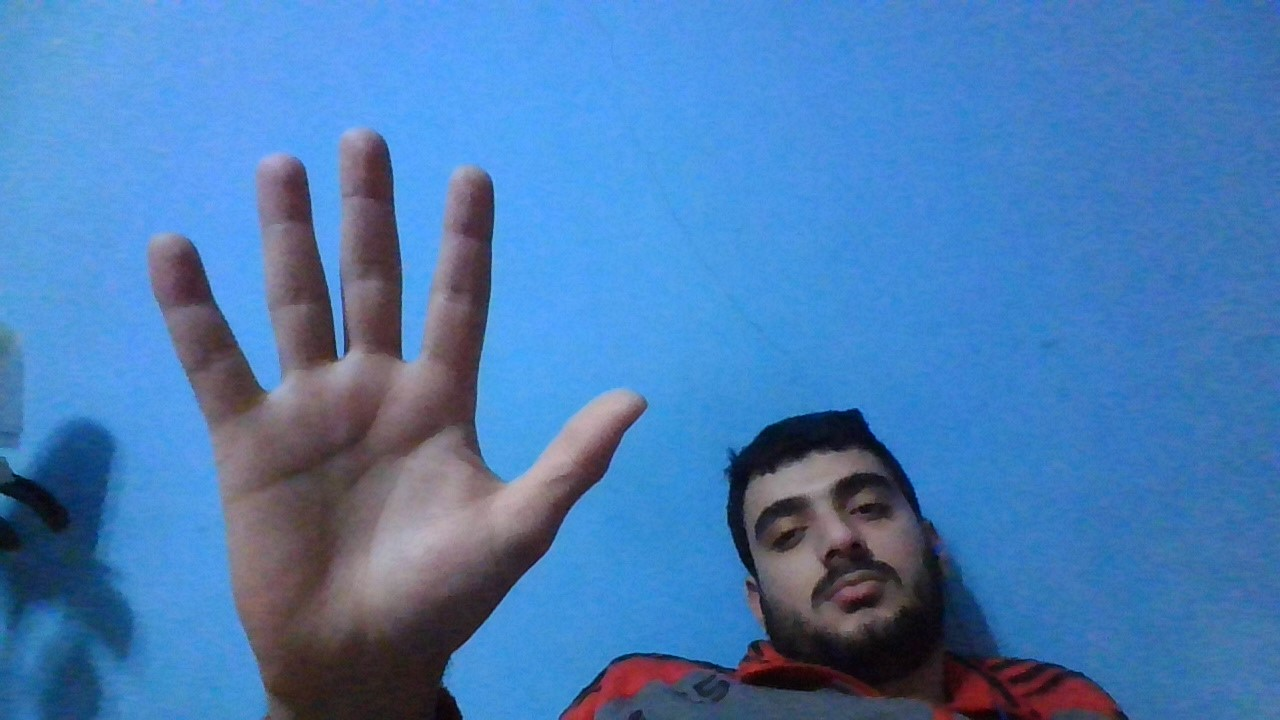
#> input picture src/0.jpg, 1280 x 720 px, found by its file name
$ python toy.py
#> lines starting #> are read from the running program, lines starting #| are printed output that depends on the picture; after the words box and inside, x2 and y2 are one past the last pixel; in counts of white or black regions, pixels touching at a corner belong together
import cv2
import skimage.io as io
import numpy as np

frame = io.imread("./src/0.jpg")
#> frame is the input picture: shape (720, 1280, 3); mean R, G, B 72.7, 123.3, 179.9
tempFrame = cv2.cvtColor(frame, cv2.COLOR_RGB2LAB)
#> tempFrame: shape (720, 1280, 3); mean of channels 0, 1, 2 129.3, 130.7, 94.5


L = tempFrame[:, :, 0]
A = tempFrame[:, :, 1]
B = tempFrame[:, :, 2]


h_deg = np.arctan(B / A) * 180 / np.pi
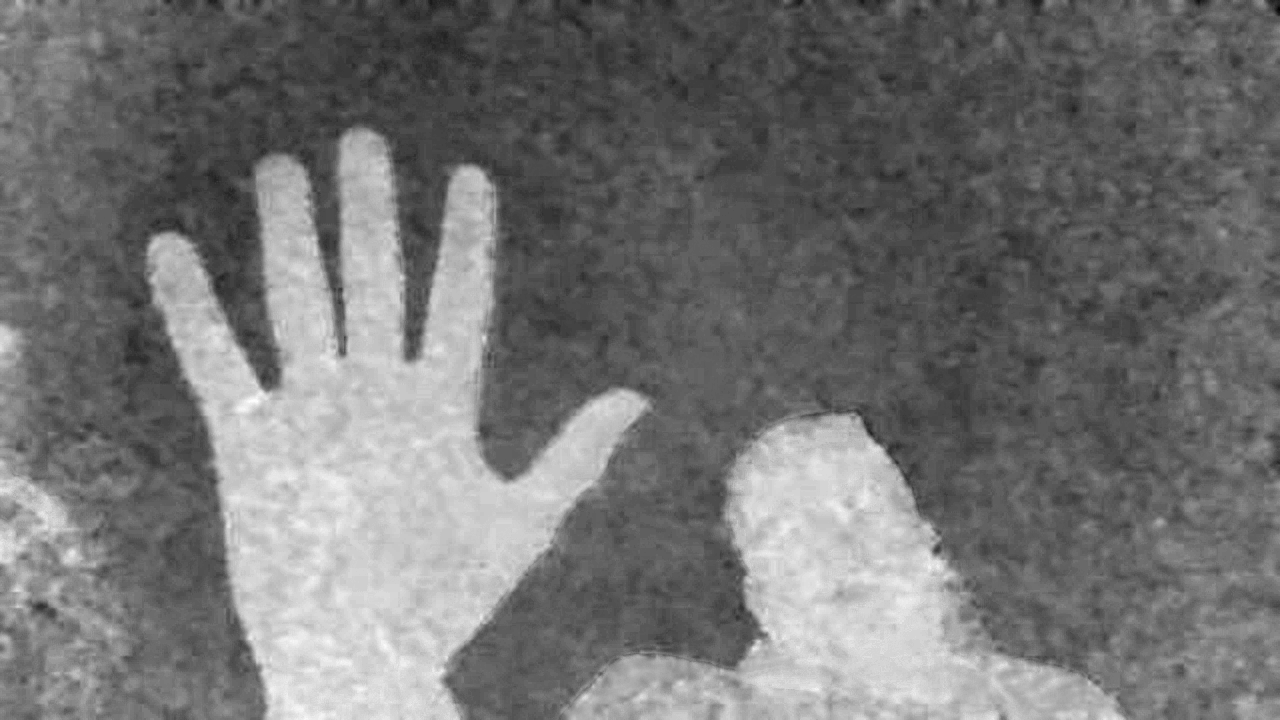
#> h_deg: shape (720, 1280) float64; min 25.16, max 47.95, mean 35.5; drawn with min black and max white

c = np.sqrt(A * A + B * B)
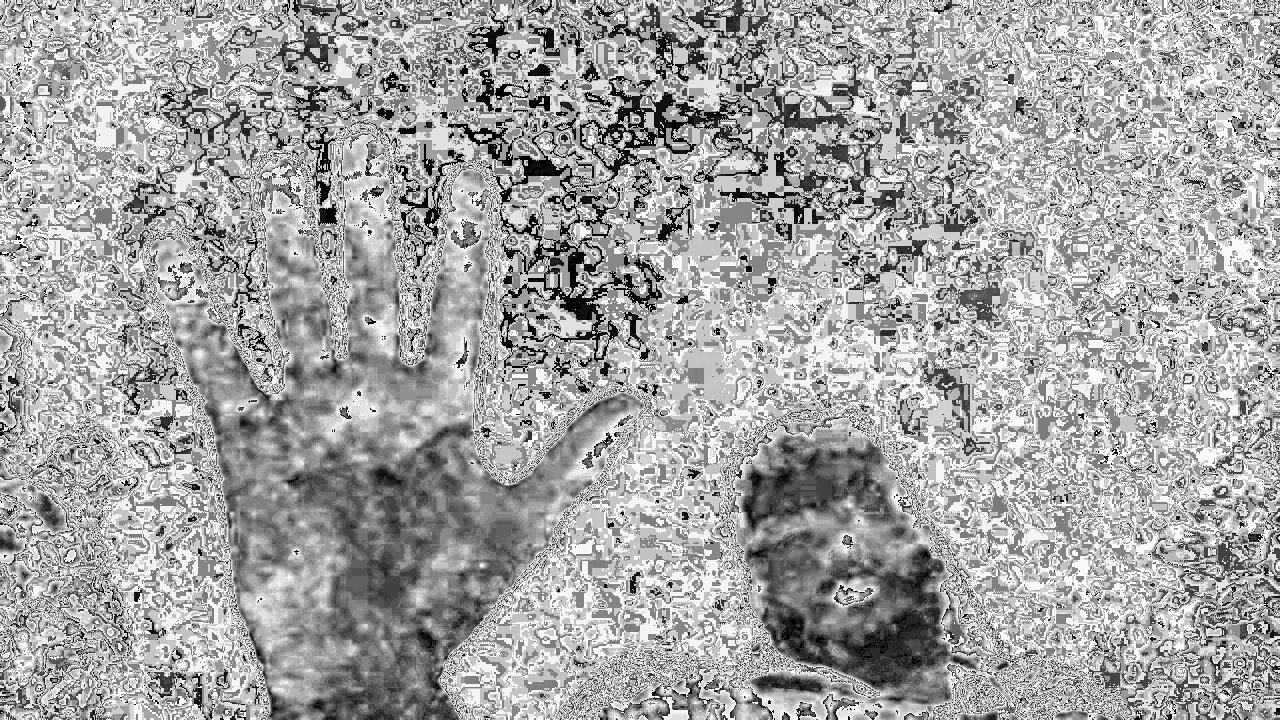
#> c: shape (720, 1280) float16; min 0, max 15.91, mean 10.25; drawn with min black and max white

l_bools = np.where((67 < L) & (L < 73), 255, 0)
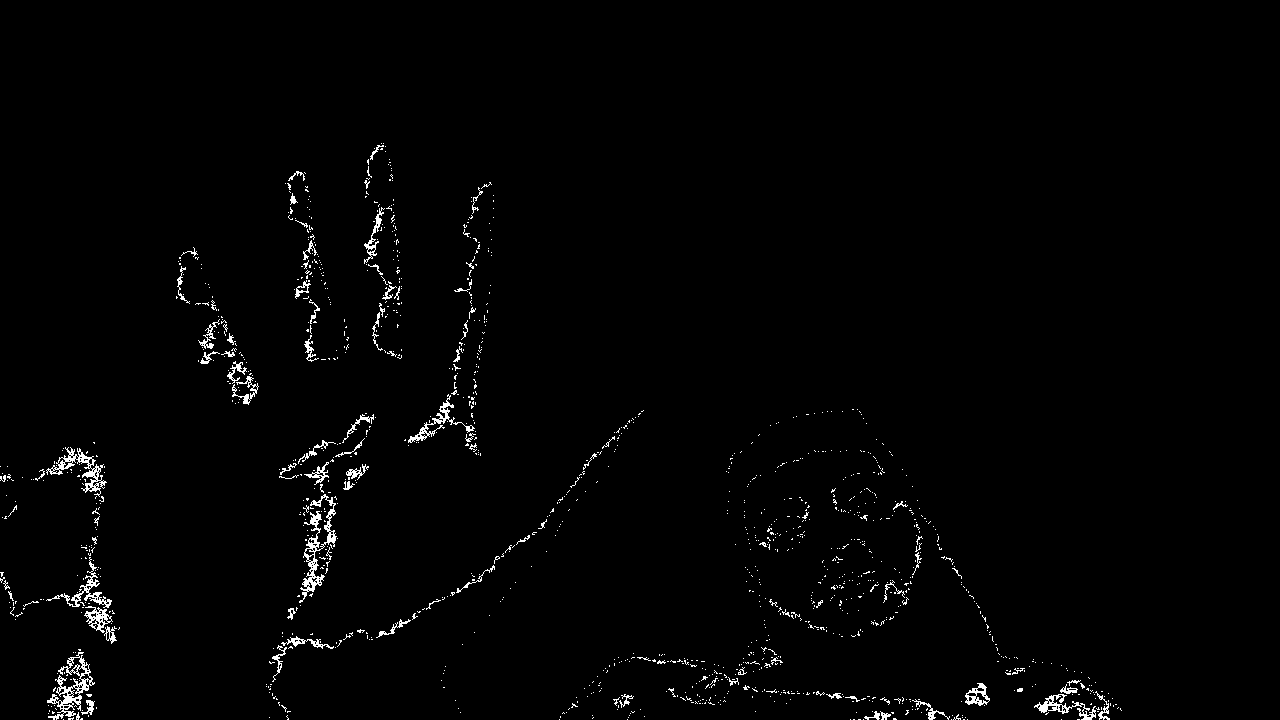
#> l_bools: shape (720, 1280) int64; 1.4% white in thin lines or dots, all inside (x1, y1, x2, y2) = (0, 143, 1122, 720)
h_bools = np.where((40 < h_deg) & (h_deg < 60), 255, 0)
#> h_bools: shape (720, 1280) int64; 22.8% white; 84 white regions (66 under 20 px), largest, box (x1, y1, x2, y2) and area: (149, 133, 647, 720) 136340, (570, 416, 1125, 720) 67760, (0, 459, 78, 608) 4058
c_bools = np.where((13<c) & (c<21), 255, 0)
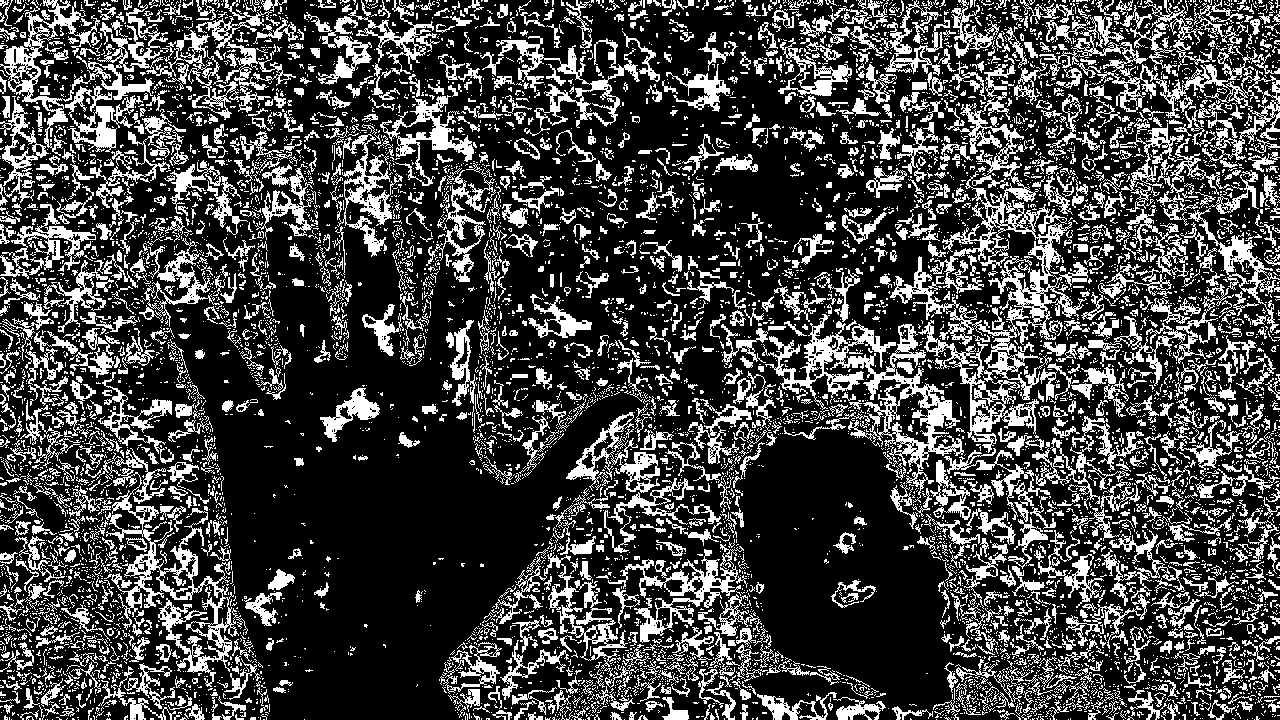
#> c_bools: shape (720, 1280) int64; 26.6% white; 8475 white regions (6906 under 20 px), largest, box (x1, y1, x2, y2) and area: (918, 92, 1088, 453) 12370, (0, 0, 296, 156) 8177, (762, 314, 964, 503) 7448
# gray=tempFrame[:,:,2]#+tempFrame[:,:,1]

w, h, c = tempFrame.shape
#> w = 720; h = 1280; c = 3
gray = np.zeros((w, h,c)).astype(float)
# h_deg = np.arctan2(tempFrame[:,:,2],
#                     tempFrame[:,:,1],
#                     where= (tempFrame[:,:,0]>59) )*180/np.pi

#> (the run stopped early here; a loop or call above may not have finished)
